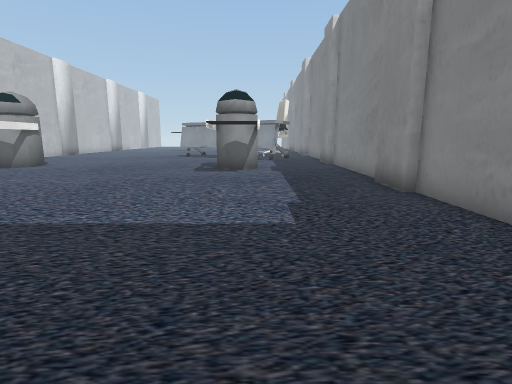
view 1 (above)

20 first-person views from a walk through a Unity game level. The camera is 1.3 m above the floor, tilts 10° down and sees 80° across. The floor is counted in squares, 1 m on a side. Each view is taken from the middle of a square. On the plan, view 1 faces up. The plan holds only what a view shows up to about 14 squares ahead; the rest is blank. The place goes on beyond the plan. The player character is not drawn. Some animated figures are left out. Door leaves are left out, so doorways stand open. Some surface patterns are stand-ins.

view 2
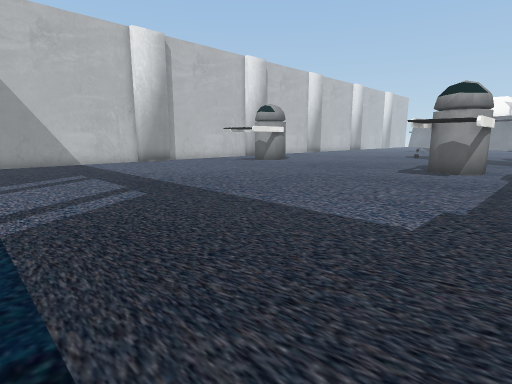

view 3
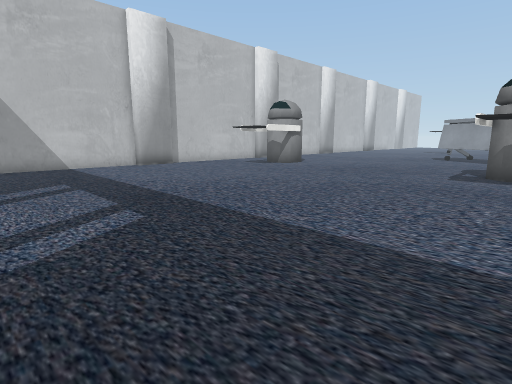

view 4
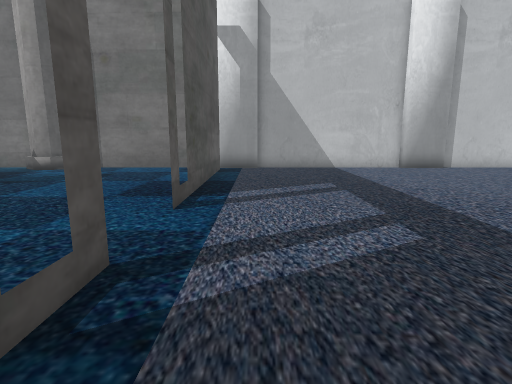

view 5
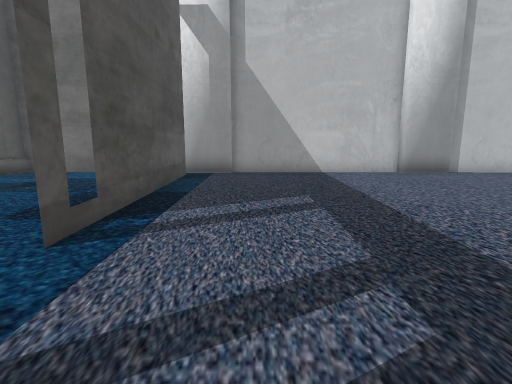

view 6
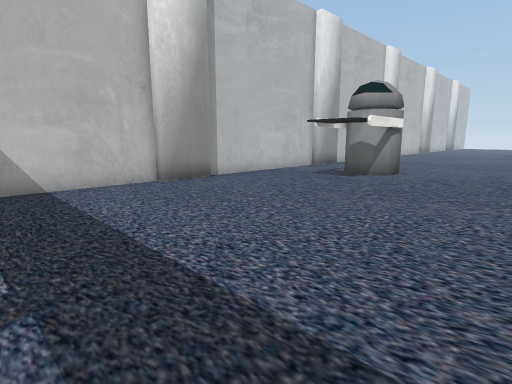

view 7
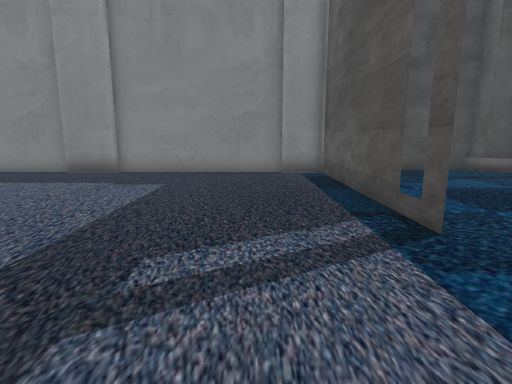

view 8
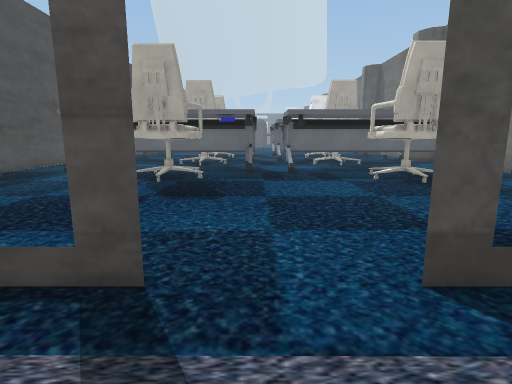

view 9
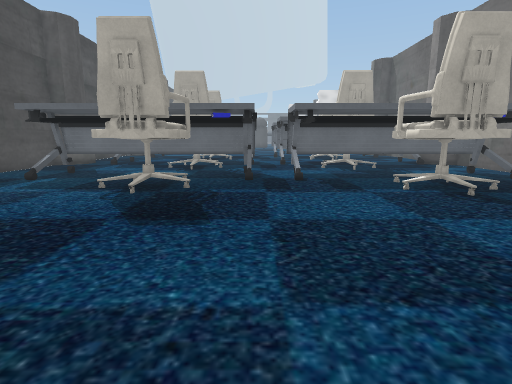

view 10
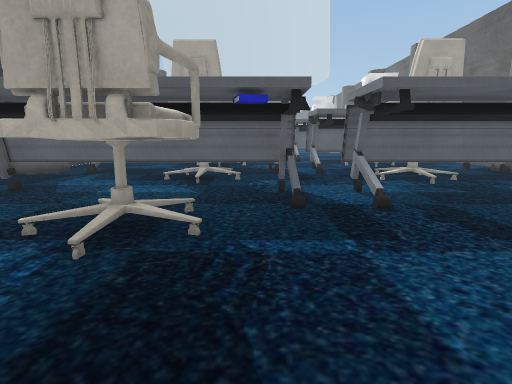

view 11
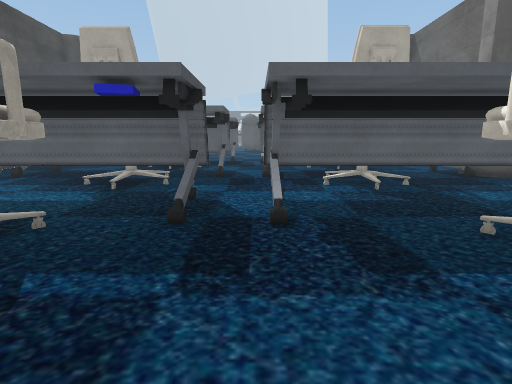

view 12
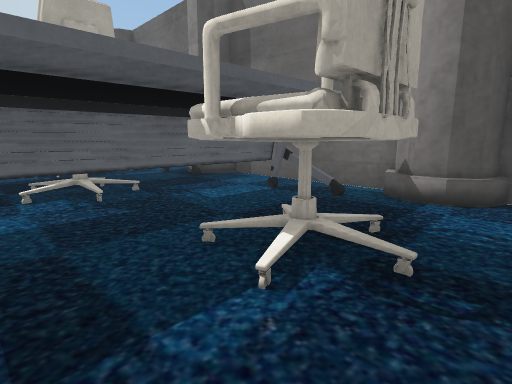

view 13
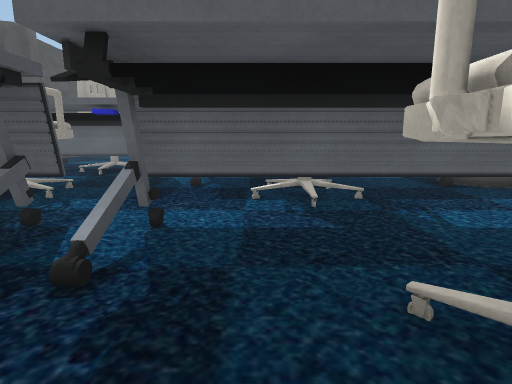

view 14
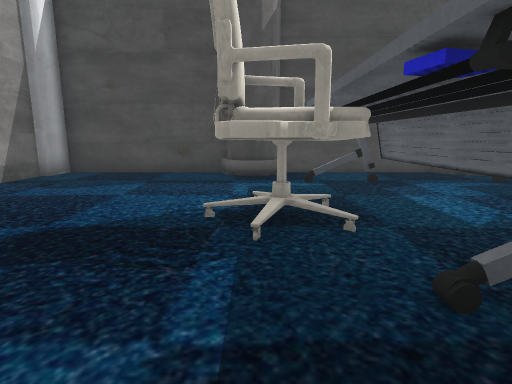

view 15
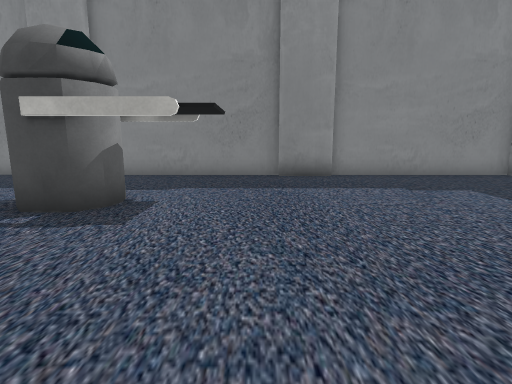

view 16
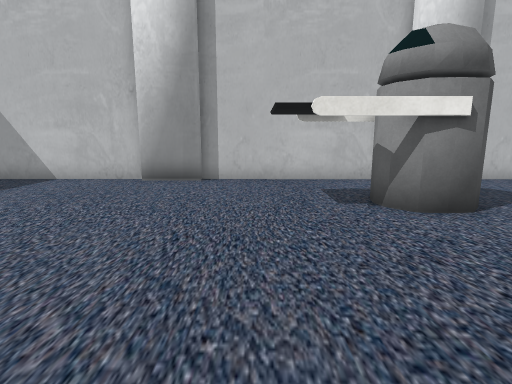

view 17
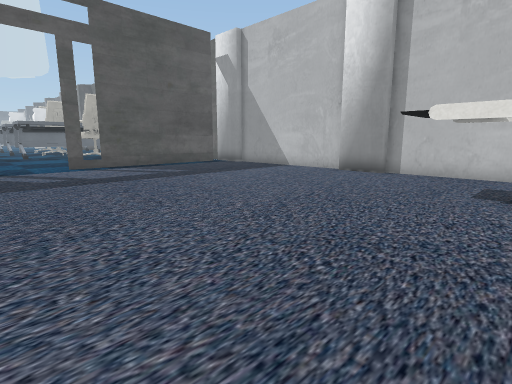

view 18
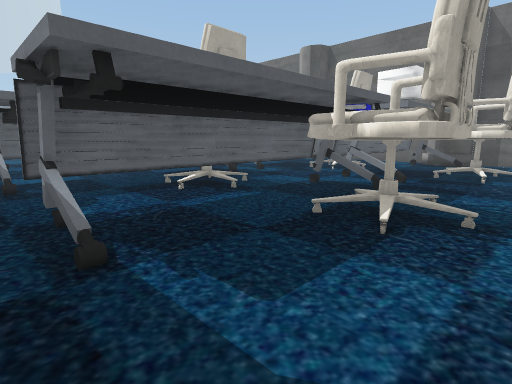

view 19
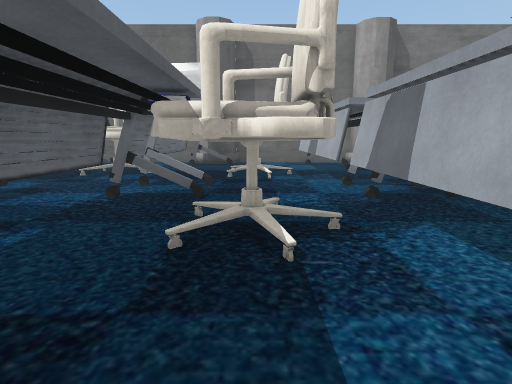

view 20
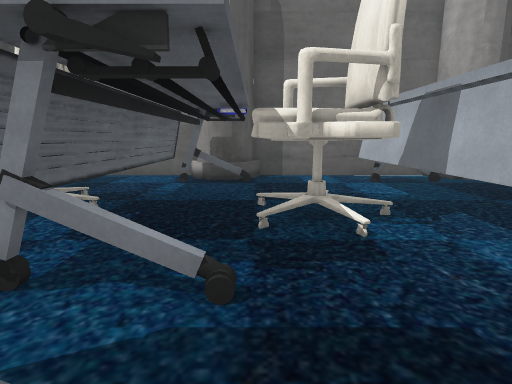

### Floor plan
Key: @ floor where view 1 was taken; # wall or solid block; x gap in a wall; . floor; D open door; R robot; O other object.
Columns run from 15 left of view 1 to 5 right of it. Each row starts with its distance up from view 1.
 14 #..RRR.......RRR...#
 13 #..R.R.......RRR...#
 12 #..R.R.......R.R...#
 11 #..................#
 10 #..................#
  9 #..................#
  8 #..................#
  7 #..................#
  6 #..................#
  5 #..................#
  4 #..................#
  3 #..................#
  2 #..................#
  1 #..................#
  0 # .............@...#
 -1 #######x#DDD#########
 -2 #...................#
 -3 #...................#
 -4 #...................#
 -5 #...................#
 -6 #...................#
 -7 ##..OOO.....OO.....##
 -8 ##..OOO.....OOO....##
 -9 #...OOO.....OOO.....#
-10 #.O......OO......O..#
-11 #.OOOOOOOOOOOOOOOO..#
-12 #.OOOOOOO.OOOOOOOO..#
-13 #....OOO....OO......#
-14 #....OOO....OOO.....#
-15 ##...OOO....OOO....##
-16 ##O......OO......O.#
-17 ##OOOOOOOOOOOOOOOO.

Positions as (right, up) in squares from view 1, and headings:
1: (0, 0), facing up
2: (2, 0), facing up-left
3: (0, 1), facing up-left
4: (-1, 1), facing left
5: (-3, 2), facing left
6: (-6, 3), facing up-left
7: (-8, 2), facing right
8: (-5, 2), facing down
9: (-5, 0), facing down
10: (-4, -4), facing down
11: (-6, -5), facing down
12: (-7, -6), facing down-left
13: (-8, -7), facing down
14: (-7, -8), facing right
15: (-7, 10), facing right
16: (-5, 11), facing left
17: (-3, 14), facing down-left
18: (3, -12), facing down-left
19: (2, -14), facing left
20: (-4, -15), facing left
